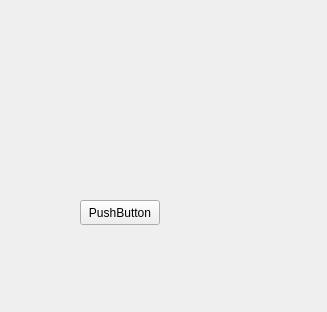
<?xml version="1.0" encoding="UTF-8"?>
<ui version="4.0">
 <class>TemplateWidget</class>
 <widget class="QWidget" name="TemplateWidget">
  <property name="geometry">
   <rect>
    <x>0</x>
    <y>0</y>
    <width>327</width>
    <height>312</height>
   </rect>
  </property>
  <property name="sizePolicy">
   <sizepolicy hsizetype="MinimumExpanding" vsizetype="MinimumExpanding">
    <horstretch>0</horstretch>
    <verstretch>0</verstretch>
   </sizepolicy>
  </property>
  <property name="minimumSize">
   <size>
    <width>327</width>
    <height>312</height>
   </size>
  </property>
  <property name="windowTitle">
   <string>TemplateWidget</string>
  </property>
  <widget class="QPushButton" name="pushButton">
   <property name="geometry">
    <rect>
     <x>80</x>
     <y>200</y>
     <width>80</width>
     <height>25</height>
    </rect>
   </property>
   <property name="text">
    <string>PushButton</string>
   </property>
  </widget>
 </widget>
 <layoutdefault spacing="6" margin="11"/>
 <resources/>
 <connections/>
</ui>
